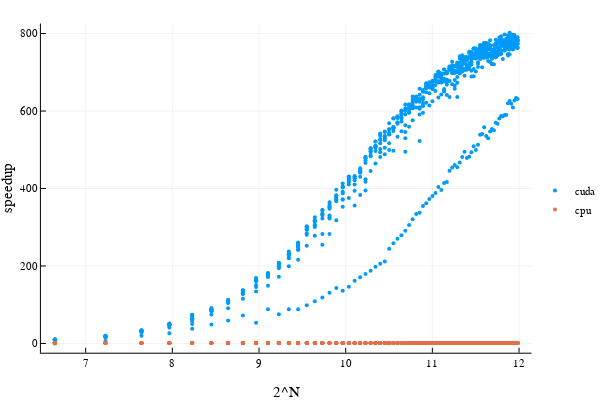

Here is the notebook cell this chart was saved with:
### Code cell
x = repeat(the_range, inner = 10)
speedup = jltimes ./ cutimes
Plots.scatter(
  log2.(x), [speedup, fill(1.0, length(speedup))], 
  label = ["cuda" "cpu"], markersize = 2, markerstrokewidth = 0,
  legend = :right, xlabel = "2^N", ylabel = "speedup"
)

### Figure 1 — Plotly figure (JSON) as saved in the notebook; plotly's stock layout.template omitted (floating-point values rounded to 4 significant figures; data arrays with more than 128 entries replaced by an {"elided": "..."} marker saying what was removed)
{"data": [{"colorbar": {"title": ""}, "legendgroup": "cuda", "marker": {"color": "rgba(0, 154, 250, 1.000)", "line": {"color": "rgba(0, 0, 0, 1.000)", "width": 0}, "size": 4, "symbol": "circle"}, "mode": "markers", "name": "cuda", "showlegend": true, "type": "scatter", "x": {"elided": "800 float values"}, "xaxis": "x1", "y": {"elided": "800 float values"}, "yaxis": "y1", "zmax": null, "zmin": null}, {"colorbar": {"title": ""}, "legendgroup": "cpu", "marker": {"color": "rgba(227, 111, 71, 1.000)", "line": {"color": "rgba(0, 0, 0, 1.000)", "width": 0}, "size": 4, "symbol": "circle"}, "mode": "markers", "name": "cpu", "showlegend": true, "type": "scatter", "x": {"elided": "800 float values"}, "xaxis": "x1", "y": {"elided": "800 int values"}, "yaxis": "y1", "zmax": null, "zmin": null}], "layout": {"annotations": [], "height": 400, "legend": {"bgcolor": "rgba(255, 255, 255, 1.000)", "bordercolor": "rgba(0, 0, 0, 1.000)", "font": {"color": "rgba(0, 0, 0, 1.000)", "family": "sans-serif", "size": 11}, "tracegroupgap": 0, "x": 1, "y": 0.5}, "margin": {"b": 20, "l": 0, "r": 0, "t": 20}, "paper_bgcolor": "rgba(255, 255, 255, 1.000)", "plot_bgcolor": "rgba(255, 255, 255, 1.000)", "showlegend": true, "width": 600, "xaxis": {"anchor": "y1", "domain": [0.07647, 0.9934], "gridcolor": "rgba(0, 0, 0, 0.100)", "gridwidth": 0.5, "linecolor": "rgba(0, 0, 0, 1.000)", "mirror": false, "range": [6.484, 12.14], "showgrid": true, "showline": true, "showticklabels": true, "tickangle": 0, "tickcolor": "rgb(0, 0, 0)", "tickfont": {"color": "rgba(0, 0, 0, 1.000)", "family": "sans-serif", "size": 11}, "tickmode": "array", "ticks": "inside", "ticktext": ["7", "8", "9", "10", "11", "12"], "tickvals": [7, 8, 9, 10, 11, 12], "title": "2^N", "titlefont": {"color": "rgba(0, 0, 0, 1.000)", "family": "sans-serif", "size": 15}, "type": "-", "visible": true, "zeroline": false, "zerolinecolor": "rgba(0, 0, 0, 1.000)"}, "yaxis": {"anchor": "x1", "domain": [0.07581, 0.9902], "gridcolor": "rgba(0, 0, 0, 0.100)", "gridwidth": 0.5, "linecolor": "rgba(0, 0, 0, 1.000)", "mirror": false, "range": [-23.93, 825.9], "showgrid": true, "showline": true, "showticklabels": true, "tickangle": 0, "tickcolor": "rgb(0, 0, 0)", "tickfont": {"color": "rgba(0, 0, 0, 1.000)", "family": "sans-serif", "size": 11}, "tickmode": "array", "ticks": "inside", "ticktext": ["0", "200", "400", "600", "800"], "tickvals": [0, 200, 400, 600, 800], "title": "speedup", "titlefont": {"color": "rgba(0, 0, 0, 1.000)", "family": "sans-serif", "size": 15}, "type": "-", "visible": true, "zeroline": false, "zerolinecolor": "rgba(0, 0, 0, 1.000)"}}}
